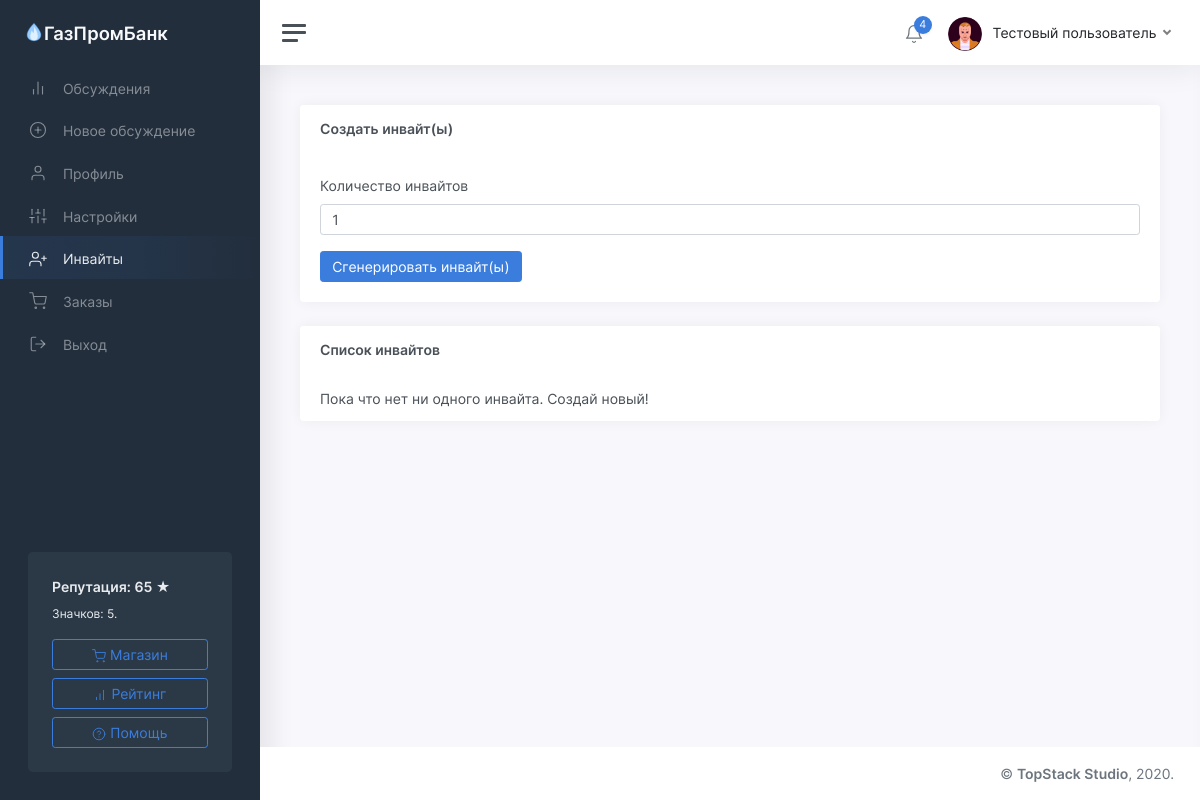
Before: /invite (signed in) with the older database file.
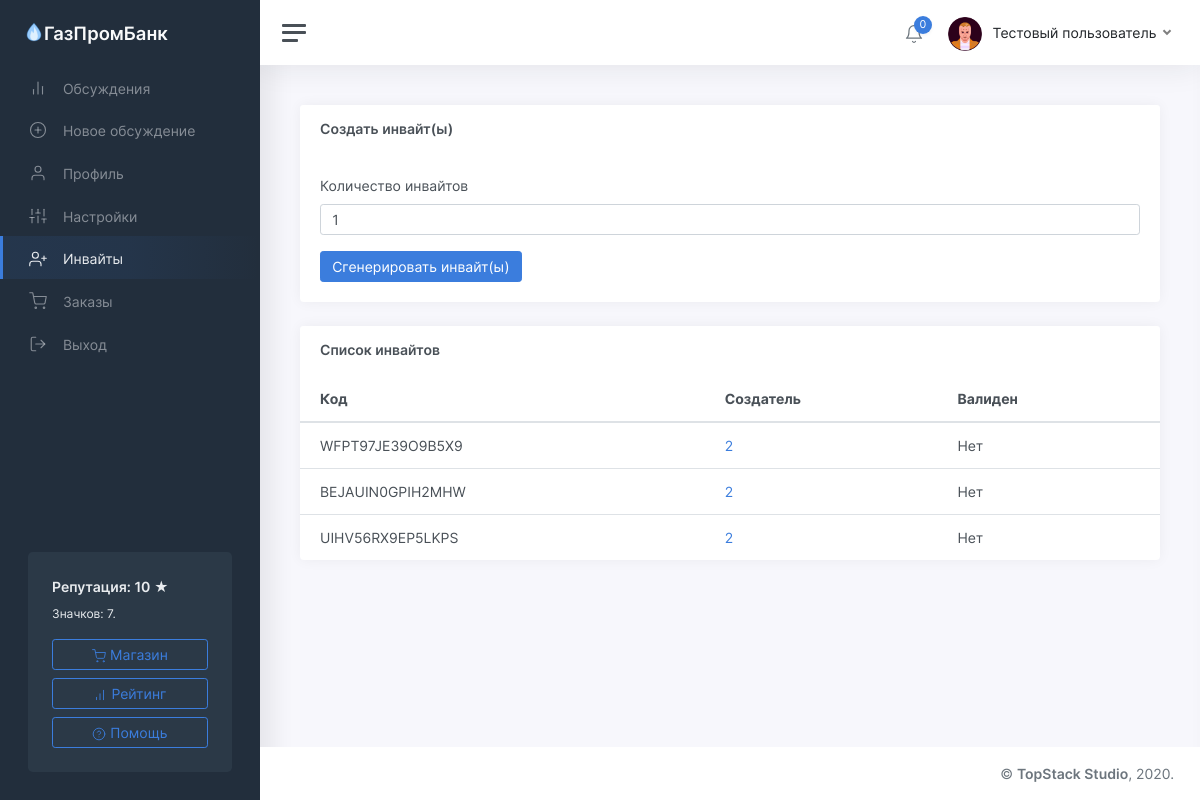
After: the same page with the newer database file.
### tables this page shows
CREATE TABLE "users" (
	"id"	INTEGER NOT NULL UNIQUE,
	"password"	TEXT NOT NULL,
	"email"	TEXT NOT NULL UNIQUE,
	"status"	TEXT NOT NULL,
	"rating"	INTEGER NOT NULL,
	"moderator"	INTEGER,
	"blocked"	INTEGER,
	"description"	TEXT,
	"name"	TEXT NOT NULL,
	"avatar"	INTEGER,
	"badges"	TEXT,
	"department"	TEXT,
	PRIMARY KEY("id")
);

CREATE TABLE "invites" (
	"code"	TEXT NOT NULL UNIQUE,
	"owner"	INTEGER NOT NULL,
	"valid"	INTEGER NOT NULL,
	PRIMARY KEY("code")
);

### app/views.py (the view)
@app.route('/invite')
def viewInvites():
	user = getUser(session['id'])
	if not user['moderator']:
		redirect('/threads?from=not_found')
	return render_template('invites.html', user=user, invites=getInvites(), success=request.args.get('success'))

### app/functions.py (called while the page is built)
def getInvites():
	conn = sqlite3.connect(db_path)
	conn.row_factory = sqlite3.Row
	cursor = conn.cursor()
	cursor.execute('SELECT * FROM invites')
	codes = cursor.fetchall()
	codes.reverse()
	return codes

def getUser(identifier):
	conn = sqlite3.connect(db_path)
	conn.row_factory = sqlite3.Row
	cursor = conn.cursor()
	cursor.execute('SELECT * FROM users where id="%s"' % identifier)
	user = cursor.fetchone()
	if user:
		user = dict(user)
		user['badges'] = json.loads(user['badges'])
		user['notifications'] = getNotifications(identifier)
	return user

def fromTimestamp(timestamp):
	return datetime.utcfromtimestamp(timestamp + 3600 * 3).strftime('%d.%m.%Y %H:%M')

def getNotifications(user_id):
	conn = sqlite3.connect(db_path)
	conn.row_factory = sqlite3.Row
	cursor = conn.cursor()
	cursor.execute('SELECT * FROM notifications WHERE owner=%s' % user_id)
	notifications = cursor.fetchall()
	for x in range(len(notifications)):
		notifications[x] = dict(notifications[x])
		notifications[x]['date'] = fromTimestamp(notifications[x]['date'])
	notifications.reverse()
	return notifications

### app/views.py (called while the page is built)
@app.before_request
def checkAuth():
	if request.path in ['/', '/login', '/register', '/forgot']:
		if 'id' in session.keys():
			if getUser(session['id'])['blocked']:
				del session['id']
				return redirect('/login')
			return redirect('/threads')
	else:
		if 'id' not in session.keys() and not (request.path.startswith('/reset') or request.path.startswith('/static')):
			print(request.path)
			return redirect('/login')

### templates/invites.html (shortened to what this page needs)
<!DOCTYPE html>
<html lang="ru">
	<head>
		<link href="/static/css/app.css" rel="stylesheet">
	</head>
	<body>
		<div class="wrapper">
			<nav id="sidebar" class="sidebar">
				<div class="sidebar-content js-simplebar">
					<a class="sidebar-brand" href="index.html">
					<span class="align-middle"><img src="/static/img/icons/favicon.png" style="width: 20px; margin-bottom: 5px;"><div style="display: inline-block;">ГазПромБанк</div></span>
					</a>
					<ul class="sidebar-nav">
						<li class="sidebar-item">
							<a class="sidebar-link" href="/threads">
							<i class="align-middle" data-feather="bar-chart-2"></i> <span class="align-middle">Обсуждения</span>
							</a>
						</li>
						<li class="sidebar-item">
							<a class="sidebar-link" href="/threads/new">
							<i class="align-middle" data-feather="plus-circle"></i> <span class="align-middle">Новое обсуждение</span>
							</a>
						</li>
						<li class="sidebar-item">
							<a class="sidebar-link" href="/profile">
							<i class="align-middle" data-feather="user"></i> <span class="align-middle">Профиль</span>
							</a>
						</li>
						<li class="sidebar-item">
							<a class="sidebar-link" href="/settings">
							<i class="align-middle" data-feather="sliders"></i> <span class="align-middle">Настройки</span>
							</a>
						</li>
						<li class="sidebar-item active">
							<a class="sidebar-link" href="/invite">
							<i class="align-middle" data-feather="user-plus"></i> <span class="align-middle">Инвайты</span>
							</a>
						</li>
						<li class="sidebar-item">
							<a class="sidebar-link" href="/orders">
							<i class="align-middle" data-feather="shopping-cart"></i> <span class="align-middle">Заказы</span>
							</a>
						</li>
						<li class="sidebar-item">
							<a class="sidebar-link" href="/logout">
							<i class="align-middle" data-feather="log-out"></i> <span class="align-middle">Выход</span>
							</a>
						</li>
					</ul>
					<div class="sidebar-cta">
						<div class="sidebar-cta-content">
							<strong class="d-inline-block mb-2">Репутация: {{user.rating}} &#9733;</strong>
							<div class="mb-3 text-sm">
								Значков: {{user.badges.__len__()}}.
							</div>
							<a href="/shop" class="btn btn-outline-primary btn-block"><i data-feather="shopping-cart"></i> Магазин</a>
							<a href="/rating" class="btn btn-outline-primary btn-block"><i data-feather="bar-chart"></i> Рейтинг</a>
							<a href="/help" class="btn btn-outline-primary btn-block"><i data-feather="help-circle"></i> Помощь</a>
						</div>
					</div>
				</div>
			</nav>
			<div class="main">
				<nav class="navbar navbar-expand navbar-light navbar-bg">
					<a class="sidebar-toggle d-flex">
					<i class="hamburger align-self-center"></i>
					</a>
					<div class="navbar-collapse collapse">
						<ul class="navbar-nav navbar-align">
							<li class="nav-item dropdown">
								<a class="nav-icon dropdown-toggle" href="#" id="alertsDropdown" data-toggle="dropdown">
									<div class="position-relative">
										<i class="align-middle" data-feather="bell"></i>
										<span class="indicator">{{user.notifications.__len__()}}</span>
									</div>
								</a>
							</li>
							<li class="nav-item dropdown">
								<a class="nav-link dropdown-toggle d-none d-sm-inline-block" href="#" data-toggle="dropdown">
								<img src="/static/img/avatars/{{user.avatar}}.png" class="avatar img-fluid rounded mr-1"/> <span class="text-dark">{{user.name}}</span>
								</a>
							</li>
						</ul>
					</div>
				</nav>
				<main class="content">
					<div class="container-fluid p-0">
						<div class="row">
							<div class="col-12 col-lg-12 col-xxl-9 d-flex">
								<div class="card flex-fill">
									<div class="card-header">
										<h5 class="card-title mb-0"><b>Создать инвайт(ы)</b></h5>
									</div>
									<div class="card-body">
										<form method="POST" action="/invite/new">
											<div class="form-row">
												<div class="form-group col-md-12">
													<label for="number">Количество инвайтов</label>
													<input type="number" class="form-control" value="1" placeholder="1" min="1" max="100" required name="number">
												</div>
											</div>
											<button type="submit" class="btn btn-primary">Сгенерировать инвайт(ы)</button>
										</form>
									</div>
								</div>
							</div>
							<div class="col-12 col-lg-12 col-xxl-9 d-flex">
								<div class="card flex-fill">
									<div class="card-header">
										<h5 class="card-title mb-0"><b>Список инвайтов</b></h5>
									</div>
									<table class="table table-hover my-0">
										{% if invites %}
											<thead>
												<tr>
													<th>Код</th>
													<th>Создатель</th>
													<th>Валиден</th>
												</tr>
											</thead>
											<tbody>
												{% for invite in invites %}
													<tr>
														<td>{{invite.code}}</td>
														<td><a href="/profile/{{invite.owner}}">{{invite.owner}}</a></td>
														<td>{% if invite.valid %}Да{% else %}Нет{% endif %}</td>
													</tr>
												{% endfor %}
											</tbody>
										{% else %}
											<tbody>
												<tr>
													<td>Пока что нет ни одного инвайта. Создай новый!</td>
												</tr>
											</tbody>
										{% endif %}
									</table>
								</div>
							</div>
						</div>
					</div>
				</main>
				<footer class="footer">
					<div class="container-fluid">
						<div class="row text-muted">
							<div class="col-12 text-right">
								<p class="mb-0">
									<a href="https://topstack.dev" class="text-muted">&copy; <strong>TopStack Studio</strong></a>, 2020.
								</p>
							</div>
						</div>
					</div>
				</footer>
			</div>
		</div>
	</body>
</html>

Changed rows visible on the page:
changed users "Тестовый пользователь": rating "65" → "10"
added invites: code "WFPT97JE39O9B5X9", owner "2", valid "Нет"
added invites: code "BEJAUIN0GPIH2MHW", owner "2", valid "Нет"
added invites: code "UIHV56RX9EP5LKPS", owner "2", valid "Нет"
Other visible differences:
{{ user.badges.__len__() }}: "5" → "7"
{{ user.notifications.__len__() }}: "4" → "0"
text no longer shown: "Пока что нет ни одного инвайта. Создай новый!"
text now shown: "Код Создатель Валиден"
